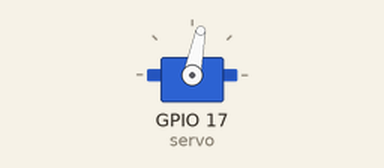
The program below on a simulated Raspberry Pi (BCM pin numbers). Shown: servo. Servo angles are drawn from the pulse width (0.5 ms = 0°, 2.5 ms = 180°). At 20.4 s the program stops and its outputs stay as they are.

Above: at 0.05 s.
At 20.15 s:
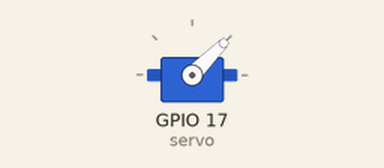
Timing chart, 0 to 21.9 s (numbered marks = the images above):
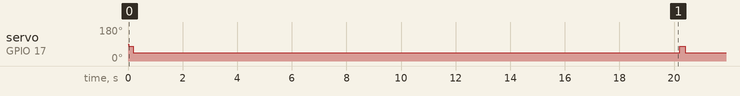

Measured:
- by itself, servo on GPIO 17 (servo): alternates 79° for 0.19 s and 45° for 20.0 s

The program:

main.py
```python
# Code to execute from remote computer. Make sure to have the Raspberry Pi configured for Remote GPIO
# see here https://gpiozero.readthedocs.io/en/stable/remote_gpio.html for more
from gpiozero import Servo
from gpiozero.pins.pigpio import PiGPIOFactory
from time import sleep

factory = PiGPIOFactory(host='192.168.0.130') #Set host to IP of your RaspPi

myGPIO=17 #pin 17 for PWM control
servo = Servo(myGPIO, pin_factory=factory)

servo.value = -1

def toggleComputer():
    servo.value = -0.25
    sleep(0.2)
    servo.value = -1


toggleComputer() #Turn off computer
sleep(20)
toggleComputer() #Turn on computer
```
